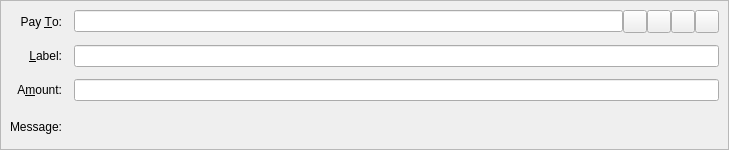
<?xml version="1.0" encoding="UTF-8"?>
<ui version="4.0">
 <class>SendCoinsEntry</class>
 <widget class="QStackedWidget" name="SendCoinsEntry">
  <property name="geometry">
   <rect>
    <x>0</x>
    <y>0</y>
    <width>729</width>
    <height>150</height>
   </rect>
  </property>
  <property name="focusPolicy">
   <enum>Qt::TabFocus</enum>
  </property>
  <property name="autoFillBackground">
   <bool>false</bool>
  </property>
  <widget class="QFrame" name="SendCoins">
   <property name="toolTip">
    <string>This is a normal payment.</string>
   </property>
   <property name="frameShape">
    <enum>QFrame::StyledPanel</enum>
   </property>
   <property name="frameShadow">
    <enum>QFrame::Sunken</enum>
   </property>
   <layout class="QGridLayout" name="gridLayout">
    <property name="spacing">
     <number>12</number>
    </property>
    <item row="0" column="0">
     <widget class="QLabel" name="payToLabel">
      <property name="text">
       <string>Pay &amp;To:</string>
      </property>
      <property name="alignment">
       <set>Qt::AlignRight|Qt::AlignTrailing|Qt::AlignVCenter</set>
      </property>
      <property name="buddy">
       <cstring>payTo</cstring>
      </property>
     </widget>
    </item>
    <item row="0" column="1">
     <layout class="QHBoxLayout" name="payToLayout">
      <property name="spacing">
       <number>0</number>
      </property>
      <item>
       <widget class="QValidatedLineEdit" name="payTo">
        <property name="toolTip">
         <string>The address to send the payment to (e.g. DJ7zB7c5BsB9UJLy1rKQtY7c6CQfGiaRLM)</string>
        </property>
       </widget>
      </item>
      <item>
      <widget class="QToolButton" name="donateButton">
       <property name="toolTip">
        <string>Donate to the dev fund</string>
       </property>
       <property name="text">
        <string/>
       </property>
       <property name="icon">
        <iconset resource="../bitcoin.qrc">
         <normaloff>:/icons/heart</normaloff>:/icons/heart</iconset>
       </property>
      </widget>
     </item>
     <item>
       <widget class="QToolButton" name="addressBookButton">
        <property name="toolTip">
         <string>Choose previously used address</string>
        </property>
        <property name="text">
         <string/>
        </property>
        <property name="icon">
         <iconset resource="../bitcoin.qrc">
          <normaloff>:/icons/address-book</normaloff>:/icons/address-book</iconset>
        </property>
        <property name="shortcut">
         <string>Alt+A</string>
        </property>
       </widget>
      </item>
      <item>
       <widget class="QToolButton" name="pasteButton">
        <property name="toolTip">
         <string>Paste address from clipboard</string>
        </property>
        <property name="text">
         <string/>
        </property>
        <property name="icon">
         <iconset resource="../bitcoin.qrc">
          <normaloff>:/icons/editpaste</normaloff>:/icons/editpaste</iconset>
        </property>
        <property name="shortcut">
         <string>Alt+P</string>
        </property>
       </widget>
      </item>
      <item>
       <widget class="QToolButton" name="deleteButton">
        <property name="toolTip">
         <string>Remove this entry</string>
        </property>
        <property name="text">
         <string/>
        </property>
        <property name="icon">
         <iconset resource="../bitcoin.qrc">
          <normaloff>:/icons/remove</normaloff>:/icons/remove</iconset>
        </property>
       </widget>
      </item>
     </layout>
    </item>
    <item row="1" column="0">
     <widget class="QLabel" name="labellLabel">
      <property name="text">
       <string>&amp;Label:</string>
      </property>
      <property name="alignment">
       <set>Qt::AlignRight|Qt::AlignTrailing|Qt::AlignVCenter</set>
      </property>
      <property name="buddy">
       <cstring>addAsLabel</cstring>
      </property>
     </widget>
    </item>
    <item row="1" column="1">
     <widget class="QLineEdit" name="addAsLabel">
      <property name="toolTip">
       <string>Enter a label for this address to add it to the list of used addresses</string>
      </property>
     </widget>
    </item>
    <item row="2" column="0">
     <widget class="QLabel" name="amountLabel">
      <property name="text">
       <string>A&amp;mount:</string>
      </property>
      <property name="alignment">
       <set>Qt::AlignRight|Qt::AlignTrailing|Qt::AlignVCenter</set>
      </property>
      <property name="buddy">
       <cstring>payAmount</cstring>
      </property>
     </widget>
    </item>
    <item row="2" column="1">
     <widget class="BitcoinAmountField" name="payAmount"/>
    </item>
    <item row="3" column="0">
     <widget class="QLabel" name="messageLabel">
      <property name="text">
       <string>Message:</string>
      </property>
      <property name="alignment">
       <set>Qt::AlignRight|Qt::AlignTrailing|Qt::AlignVCenter</set>
      </property>
     </widget>
    </item>
    <item row="3" column="1">
     <widget class="QLabel" name="messageTextLabel">
      <property name="toolTip">
       <string>A message that was attached to the dogecoin: URI which will be stored with the transaction for your reference. Note: This message will not be sent over the Dogecoin network.</string>
      </property>
      <property name="textFormat">
       <enum>Qt::PlainText</enum>
      </property>
     </widget>
    </item>
   </layout>
  </widget>
  <widget class="QFrame" name="SendCoins_InsecurePaymentRequest">
   <property name="palette">
    <palette>
     <active>
      <colorrole role="WindowText">
       <brush brushstyle="SolidPattern">
        <color alpha="255">
         <red>0</red>
         <green>0</green>
         <blue>0</blue>
        </color>
       </brush>
      </colorrole>
      <colorrole role="Button">
       <brush brushstyle="SolidPattern">
        <color alpha="255">
         <red>255</red>
         <green>255</green>
         <blue>127</blue>
        </color>
       </brush>
      </colorrole>
      <colorrole role="Light">
       <brush brushstyle="SolidPattern">
        <color alpha="255">
         <red>255</red>
         <green>255</green>
         <blue>255</blue>
        </color>
       </brush>
      </colorrole>
      <colorrole role="Midlight">
       <brush brushstyle="SolidPattern">
        <color alpha="255">
         <red>255</red>
         <green>255</green>
         <blue>191</blue>
        </color>
       </brush>
      </colorrole>
      <colorrole role="Dark">
       <brush brushstyle="SolidPattern">
        <color alpha="255">
         <red>127</red>
         <green>127</green>
         <blue>63</blue>
        </color>
       </brush>
      </colorrole>
      <colorrole role="Mid">
       <brush brushstyle="SolidPattern">
        <color alpha="255">
         <red>170</red>
         <green>170</green>
         <blue>84</blue>
        </color>
       </brush>
      </colorrole>
      <colorrole role="Text">
       <brush brushstyle="SolidPattern">
        <color alpha="255">
         <red>0</red>
         <green>0</green>
         <blue>0</blue>
        </color>
       </brush>
      </colorrole>
      <colorrole role="BrightText">
       <brush brushstyle="SolidPattern">
        <color alpha="255">
         <red>255</red>
         <green>255</green>
         <blue>255</blue>
        </color>
       </brush>
      </colorrole>
      <colorrole role="ButtonText">
       <brush brushstyle="SolidPattern">
        <color alpha="255">
         <red>0</red>
         <green>0</green>
         <blue>0</blue>
        </color>
       </brush>
      </colorrole>
      <colorrole role="Base">
       <brush brushstyle="SolidPattern">
        <color alpha="255">
         <red>255</red>
         <green>255</green>
         <blue>255</blue>
        </color>
       </brush>
      </colorrole>
      <colorrole role="Window">
       <brush brushstyle="SolidPattern">
        <color alpha="255">
         <red>255</red>
         <green>255</green>
         <blue>127</blue>
        </color>
       </brush>
      </colorrole>
      <colorrole role="Shadow">
       <brush brushstyle="SolidPattern">
        <color alpha="255">
         <red>0</red>
         <green>0</green>
         <blue>0</blue>
        </color>
       </brush>
      </colorrole>
      <colorrole role="AlternateBase">
       <brush brushstyle="SolidPattern">
        <color alpha="255">
         <red>255</red>
         <green>255</green>
         <blue>191</blue>
        </color>
       </brush>
      </colorrole>
      <colorrole role="ToolTipBase">
       <brush brushstyle="SolidPattern">
        <color alpha="255">
         <red>255</red>
         <green>255</green>
         <blue>220</blue>
        </color>
       </brush>
      </colorrole>
      <colorrole role="ToolTipText">
       <brush brushstyle="SolidPattern">
        <color alpha="255">
         <red>0</red>
         <green>0</green>
         <blue>0</blue>
        </color>
       </brush>
      </colorrole>
     </active>
     <inactive>
      <colorrole role="WindowText">
       <brush brushstyle="SolidPattern">
        <color alpha="255">
         <red>0</red>
         <green>0</green>
         <blue>0</blue>
        </color>
       </brush>
      </colorrole>
      <colorrole role="Button">
       <brush brushstyle="SolidPattern">
        <color alpha="255">
         <red>255</red>
         <green>255</green>
         <blue>127</blue>
        </color>
       </brush>
      </colorrole>
      <colorrole role="Light">
       <brush brushstyle="SolidPattern">
        <color alpha="255">
         <red>255</red>
         <green>255</green>
         <blue>255</blue>
        </color>
       </brush>
      </colorrole>
      <colorrole role="Midlight">
       <brush brushstyle="SolidPattern">
        <color alpha="255">
         <red>255</red>
         <green>255</green>
         <blue>191</blue>
        </color>
       </brush>
      </colorrole>
      <colorrole role="Dark">
       <brush brushstyle="SolidPattern">
        <color alpha="255">
         <red>127</red>
         <green>127</green>
         <blue>63</blue>
        </color>
       </brush>
      </colorrole>
      <colorrole role="Mid">
       <brush brushstyle="SolidPattern">
        <color alpha="255">
         <red>170</red>
         <green>170</green>
         <blue>84</blue>
        </color>
       </brush>
      </colorrole>
      <colorrole role="Text">
       <brush brushstyle="SolidPattern">
        <color alpha="255">
         <red>0</red>
         <green>0</green>
         <blue>0</blue>
        </color>
       </brush>
      </colorrole>
      <colorrole role="BrightText">
       <brush brushstyle="SolidPattern">
        <color alpha="255">
         <red>255</red>
         <green>255</green>
         <blue>255</blue>
        </color>
       </brush>
      </colorrole>
      <colorrole role="ButtonText">
       <brush brushstyle="SolidPattern">
        <color alpha="255">
         <red>0</red>
         <green>0</green>
         <blue>0</blue>
        </color>
       </brush>
      </colorrole>
      <colorrole role="Base">
       <brush brushstyle="SolidPattern">
        <color alpha="255">
         <red>255</red>
         <green>255</green>
         <blue>255</blue>
        </color>
       </brush>
      </colorrole>
      <colorrole role="Window">
       <brush brushstyle="SolidPattern">
        <color alpha="255">
         <red>255</red>
         <green>255</green>
         <blue>127</blue>
        </color>
       </brush>
      </colorrole>
      <colorrole role="Shadow">
       <brush brushstyle="SolidPattern">
        <color alpha="255">
         <red>0</red>
         <green>0</green>
         <blue>0</blue>
        </color>
       </brush>
      </colorrole>
      <colorrole role="AlternateBase">
       <brush brushstyle="SolidPattern">
        <color alpha="255">
         <red>255</red>
         <green>255</green>
         <blue>191</blue>
        </color>
       </brush>
      </colorrole>
      <colorrole role="ToolTipBase">
       <brush brushstyle="SolidPattern">
        <color alpha="255">
         <red>255</red>
         <green>255</green>
         <blue>220</blue>
        </color>
       </brush>
      </colorrole>
      <colorrole role="ToolTipText">
       <brush brushstyle="SolidPattern">
        <color alpha="255">
         <red>0</red>
         <green>0</green>
         <blue>0</blue>
        </color>
       </brush>
      </colorrole>
     </inactive>
     <disabled>
      <colorrole role="WindowText">
       <brush brushstyle="SolidPattern">
        <color alpha="255">
         <red>127</red>
         <green>127</green>
         <blue>63</blue>
        </color>
       </brush>
      </colorrole>
      <colorrole role="Button">
       <brush brushstyle="SolidPattern">
        <color alpha="255">
         <red>255</red>
         <green>255</green>
         <blue>127</blue>
        </color>
       </brush>
      </colorrole>
      <colorrole role="Light">
       <brush brushstyle="SolidPattern">
        <color alpha="255">
         <red>255</red>
         <green>255</green>
         <blue>255</blue>
        </color>
       </brush>
      </colorrole>
      <colorrole role="Midlight">
       <brush brushstyle="SolidPattern">
        <color alpha="255">
         <red>255</red>
         <green>255</green>
         <blue>191</blue>
        </color>
       </brush>
      </colorrole>
      <colorrole role="Dark">
       <brush brushstyle="SolidPattern">
        <color alpha="255">
         <red>127</red>
         <green>127</green>
         <blue>63</blue>
        </color>
       </brush>
      </colorrole>
      <colorrole role="Mid">
       <brush brushstyle="SolidPattern">
        <color alpha="255">
         <red>170</red>
         <green>170</green>
         <blue>84</blue>
        </color>
       </brush>
      </colorrole>
      <colorrole role="Text">
       <brush brushstyle="SolidPattern">
        <color alpha="255">
         <red>127</red>
         <green>127</green>
         <blue>63</blue>
        </color>
       </brush>
      </colorrole>
      <colorrole role="BrightText">
       <brush brushstyle="SolidPattern">
        <color alpha="255">
         <red>255</red>
         <green>255</green>
         <blue>255</blue>
        </color>
       </brush>
      </colorrole>
      <colorrole role="ButtonText">
       <brush brushstyle="SolidPattern">
        <color alpha="255">
         <red>127</red>
         <green>127</green>
         <blue>63</blue>
        </color>
       </brush>
      </colorrole>
      <colorrole role="Base">
       <brush brushstyle="SolidPattern">
        <color alpha="255">
         <red>255</red>
         <green>255</green>
         <blue>127</blue>
        </color>
       </brush>
      </colorrole>
      <colorrole role="Window">
       <brush brushstyle="SolidPattern">
        <color alpha="255">
         <red>255</red>
         <green>255</green>
         <blue>127</blue>
        </color>
       </brush>
      </colorrole>
      <colorrole role="Shadow">
       <brush brushstyle="SolidPattern">
        <color alpha="255">
         <red>0</red>
         <green>0</green>
         <blue>0</blue>
        </color>
       </brush>
      </colorrole>
      <colorrole role="AlternateBase">
       <brush brushstyle="SolidPattern">
        <color alpha="255">
         <red>255</red>
         <green>255</green>
         <blue>127</blue>
        </color>
       </brush>
      </colorrole>
      <colorrole role="ToolTipBase">
       <brush brushstyle="SolidPattern">
        <color alpha="255">
         <red>255</red>
         <green>255</green>
         <blue>220</blue>
        </color>
       </brush>
      </colorrole>
      <colorrole role="ToolTipText">
       <brush brushstyle="SolidPattern">
        <color alpha="255">
         <red>0</red>
         <green>0</green>
         <blue>0</blue>
        </color>
       </brush>
      </colorrole>
     </disabled>
    </palette>
   </property>
   <property name="toolTip">
    <string>This is an unverified payment request.</string>
   </property>
   <property name="autoFillBackground">
    <bool>true</bool>
   </property>
   <property name="frameShape">
    <enum>QFrame::StyledPanel</enum>
   </property>
   <property name="frameShadow">
    <enum>QFrame::Sunken</enum>
   </property>
   <layout class="QGridLayout" name="gridLayout_is">
    <property name="spacing">
     <number>12</number>
    </property>
    <item row="0" column="0">
     <widget class="QLabel" name="payToLabel_is">
      <property name="text">
       <string>Pay To:</string>
      </property>
      <property name="alignment">
       <set>Qt::AlignRight|Qt::AlignTrailing|Qt::AlignVCenter</set>
      </property>
     </widget>
    </item>
    <item row="0" column="1">
     <layout class="QHBoxLayout" name="payToLayout_is">
      <property name="spacing">
       <number>0</number>
      </property>
      <item>
       <widget class="QLabel" name="payTo_is"/>
      </item>
      <item>
       <widget class="QToolButton" name="deleteButton_is">
        <property name="toolTip">
         <string>Remove this entry</string>
        </property>
        <property name="text">
         <string/>
        </property>
        <property name="icon">
         <iconset resource="../bitcoin.qrc">
          <normaloff>:/icons/remove</normaloff>:/icons/remove</iconset>
        </property>
       </widget>
      </item>
     </layout>
    </item>
    <item row="1" column="0">
     <widget class="QLabel" name="memoLabel_is">
      <property name="text">
       <string>Memo:</string>
      </property>
      <property name="alignment">
       <set>Qt::AlignRight|Qt::AlignTrailing|Qt::AlignVCenter</set>
      </property>
     </widget>
    </item>
    <item row="1" column="1">
     <widget class="QLabel" name="memoTextLabel_is">
      <property name="textFormat">
       <enum>Qt::PlainText</enum>
      </property>
     </widget>
    </item>
    <item row="2" column="0">
     <widget class="QLabel" name="amountLabel_is">
      <property name="text">
       <string>A&amp;mount:</string>
      </property>
      <property name="alignment">
       <set>Qt::AlignRight|Qt::AlignTrailing|Qt::AlignVCenter</set>
      </property>
      <property name="buddy">
       <cstring>payAmount_is</cstring>
      </property>
     </widget>
    </item>
    <item row="2" column="1">
     <widget class="BitcoinAmountField" name="payAmount_is">
      <property name="acceptDrops">
       <bool>false</bool>
      </property>
     </widget>
    </item>
   </layout>
  </widget>
  <widget class="QFrame" name="SendCoins_SecurePaymentRequest">
   <property name="palette">
    <palette>
     <active>
      <colorrole role="WindowText">
       <brush brushstyle="SolidPattern">
        <color alpha="255">
         <red>0</red>
         <green>0</green>
         <blue>0</blue>
        </color>
       </brush>
      </colorrole>
      <colorrole role="Button">
       <brush brushstyle="SolidPattern">
        <color alpha="255">
         <red>140</red>
         <green>232</green>
         <blue>119</blue>
        </color>
       </brush>
      </colorrole>
      <colorrole role="Light">
       <brush brushstyle="SolidPattern">
        <color alpha="255">
         <red>230</red>
         <green>255</green>
         <blue>224</blue>
        </color>
       </brush>
      </colorrole>
      <colorrole role="Midlight">
       <brush brushstyle="SolidPattern">
        <color alpha="255">
         <red>185</red>
         <green>243</green>
         <blue>171</blue>
        </color>
       </brush>
      </colorrole>
      <colorrole role="Dark">
       <brush brushstyle="SolidPattern">
        <color alpha="255">
         <red>70</red>
         <green>116</green>
         <blue>59</blue>
        </color>
       </brush>
      </colorrole>
      <colorrole role="Mid">
       <brush brushstyle="SolidPattern">
        <color alpha="255">
         <red>93</red>
         <green>155</green>
         <blue>79</blue>
        </color>
       </brush>
      </colorrole>
      <colorrole role="Text">
       <brush brushstyle="SolidPattern">
        <color alpha="255">
         <red>0</red>
         <green>0</green>
         <blue>0</blue>
        </color>
       </brush>
      </colorrole>
      <colorrole role="BrightText">
       <brush brushstyle="SolidPattern">
        <color alpha="255">
         <red>155</red>
         <green>255</green>
         <blue>147</blue>
        </color>
       </brush>
      </colorrole>
      <colorrole role="ButtonText">
       <brush brushstyle="SolidPattern">
        <color alpha="255">
         <red>0</red>
         <green>0</green>
         <blue>0</blue>
        </color>
       </brush>
      </colorrole>
      <colorrole role="Base">
       <brush brushstyle="SolidPattern">
        <color alpha="255">
         <red>119</red>
         <green>255</green>
         <blue>233</blue>
        </color>
       </brush>
      </colorrole>
      <colorrole role="Window">
       <brush brushstyle="SolidPattern">
        <color alpha="255">
         <red>140</red>
         <green>232</green>
         <blue>119</blue>
        </color>
       </brush>
      </colorrole>
      <colorrole role="Shadow">
       <brush brushstyle="SolidPattern">
        <color alpha="255">
         <red>0</red>
         <green>0</green>
         <blue>0</blue>
        </color>
       </brush>
      </colorrole>
      <colorrole role="AlternateBase">
       <brush brushstyle="SolidPattern">
        <color alpha="255">
         <red>197</red>
         <green>243</green>
         <blue>187</blue>
        </color>
       </brush>
      </colorrole>
      <colorrole role="NoRole">
       <brush brushstyle="SolidPattern">
        <color alpha="255">
         <red>125</red>
         <green>194</green>
         <blue>122</blue>
        </color>
       </brush>
      </colorrole>
      <colorrole role="ToolTipBase">
       <brush brushstyle="SolidPattern">
        <color alpha="255">
         <red>255</red>
         <green>255</green>
         <blue>220</blue>
        </color>
       </brush>
      </colorrole>
      <colorrole role="ToolTipText">
       <brush brushstyle="SolidPattern">
        <color alpha="255">
         <red>0</red>
         <green>0</green>
         <blue>0</blue>
        </color>
       </brush>
      </colorrole>
     </active>
     <inactive>
      <colorrole role="WindowText">
       <brush brushstyle="SolidPattern">
        <color alpha="255">
         <red>0</red>
         <green>0</green>
         <blue>0</blue>
        </color>
       </brush>
      </colorrole>
      <colorrole role="Button">
       <brush brushstyle="SolidPattern">
        <color alpha="255">
         <red>140</red>
         <green>232</green>
         <blue>119</blue>
        </color>
       </brush>
      </colorrole>
      <colorrole role="Light">
       <brush brushstyle="SolidPattern">
        <color alpha="255">
         <red>230</red>
         <green>255</green>
         <blue>224</blue>
        </color>
       </brush>
      </colorrole>
      <colorrole role="Midlight">
       <brush brushstyle="SolidPattern">
        <color alpha="255">
         <red>185</red>
         <green>243</green>
         <blue>171</blue>
        </color>
       </brush>
      </colorrole>
      <colorrole role="Dark">
       <brush brushstyle="SolidPattern">
        <color alpha="255">
         <red>70</red>
         <green>116</green>
         <blue>59</blue>
        </color>
       </brush>
      </colorrole>
      <colorrole role="Mid">
       <brush brushstyle="SolidPattern">
        <color alpha="255">
         <red>93</red>
         <green>155</green>
         <blue>79</blue>
        </color>
       </brush>
      </colorrole>
      <colorrole role="Text">
       <brush brushstyle="SolidPattern">
        <color alpha="255">
         <red>0</red>
         <green>0</green>
         <blue>0</blue>
        </color>
       </brush>
      </colorrole>
      <colorrole role="BrightText">
       <brush brushstyle="SolidPattern">
        <color alpha="255">
         <red>155</red>
         <green>255</green>
         <blue>147</blue>
        </color>
       </brush>
      </colorrole>
      <colorrole role="ButtonText">
       <brush brushstyle="SolidPattern">
        <color alpha="255">
         <red>0</red>
         <green>0</green>
         <blue>0</blue>
        </color>
       </brush>
      </colorrole>
      <colorrole role="Base">
       <brush brushstyle="SolidPattern">
        <color alpha="255">
         <red>119</red>
         <green>255</green>
         <blue>233</blue>
        </color>
       </brush>
      </colorrole>
      <colorrole role="Window">
       <brush brushstyle="SolidPattern">
        <color alpha="255">
         <red>140</red>
         <green>232</green>
         <blue>119</blue>
        </color>
       </brush>
      </colorrole>
      <colorrole role="Shadow">
       <brush brushstyle="SolidPattern">
        <color alpha="255">
         <red>0</red>
         <green>0</green>
         <blue>0</blue>
        </color>
       </brush>
      </colorrole>
      <colorrole role="AlternateBase">
       <brush brushstyle="SolidPattern">
        <color alpha="255">
         <red>197</red>
         <green>243</green>
         <blue>187</blue>
        </color>
       </brush>
      </colorrole>
      <colorrole role="NoRole">
       <brush brushstyle="SolidPattern">
        <color alpha="255">
         <red>125</red>
         <green>194</green>
         <blue>122</blue>
        </color>
       </brush>
      </colorrole>
      <colorrole role="ToolTipBase">
       <brush brushstyle="SolidPattern">
        <color alpha="255">
         <red>255</red>
         <green>255</green>
         <blue>220</blue>
        </color>
       </brush>
      </colorrole>
      <colorrole role="ToolTipText">
       <brush brushstyle="SolidPattern">
        <color alpha="255">
         <red>0</red>
         <green>0</green>
         <blue>0</blue>
        </color>
       </brush>
      </colorrole>
     </inactive>
     <disabled>
      <colorrole role="WindowText">
       <brush brushstyle="SolidPattern">
        <color alpha="255">
         <red>70</red>
         <green>116</green>
         <blue>59</blue>
        </color>
       </brush>
      </colorrole>
      <colorrole role="Button">
       <brush brushstyle="SolidPattern">
        <color alpha="255">
         <red>140</red>
         <green>232</green>
         <blue>119</blue>
        </color>
       </brush>
      </colorrole>
      <colorrole role="Light">
       <brush brushstyle="SolidPattern">
        <color alpha="255">
         <red>230</red>
         <green>255</green>
         <blue>224</blue>
        </color>
       </brush>
      </colorrole>
      <colorrole role="Midlight">
       <brush brushstyle="SolidPattern">
        <color alpha="255">
         <red>185</red>
         <green>243</green>
         <blue>171</blue>
        </color>
       </brush>
      </colorrole>
      <colorrole role="Dark">
       <brush brushstyle="SolidPattern">
        <color alpha="255">
         <red>70</red>
         <green>116</green>
         <blue>59</blue>
        </color>
       </brush>
      </colorrole>
      <colorrole role="Mid">
       <brush brushstyle="SolidPattern">
        <color alpha="255">
         <red>93</red>
         <green>155</green>
         <blue>79</blue>
        </color>
       </brush>
      </colorrole>
      <colorrole role="Text">
       <brush brushstyle="SolidPattern">
        <color alpha="255">
         <red>70</red>
         <green>116</green>
         <blue>59</blue>
        </color>
       </brush>
      </colorrole>
      <colorrole role="BrightText">
       <brush brushstyle="SolidPattern">
        <color alpha="255">
         <red>155</red>
         <green>255</green>
         <blue>147</blue>
        </color>
       </brush>
      </colorrole>
      <colorrole role="ButtonText">
       <brush brushstyle="SolidPattern">
        <color alpha="255">
         <red>70</red>
         <green>116</green>
         <blue>59</blue>
        </color>
       </brush>
      </colorrole>
      <colorrole role="Base">
       <brush brushstyle="SolidPattern">
        <color alpha="255">
         <red>140</red>
         <green>232</green>
         <blue>119</blue>
        </color>
       </brush>
      </colorrole>
      <colorrole role="Window">
       <brush brushstyle="SolidPattern">
        <color alpha="255">
         <red>140</red>
         <green>232</green>
         <blue>119</blue>
        </color>
       </brush>
      </colorrole>
      <colorrole role="Shadow">
       <brush brushstyle="SolidPattern">
        <color alpha="255">
         <red>0</red>
         <green>0</green>
         <blue>0</blue>
        </color>
       </brush>
      </colorrole>
      <colorrole role="AlternateBase">
       <brush brushstyle="SolidPattern">
        <color alpha="255">
         <red>140</red>
         <green>232</green>
         <blue>119</blue>
        </color>
       </brush>
      </colorrole>
      <colorrole role="NoRole">
       <brush brushstyle="SolidPattern">
        <color alpha="255">
         <red>125</red>
         <green>194</green>
         <blue>122</blue>
        </color>
       </brush>
      </colorrole>
      <colorrole role="ToolTipBase">
       <brush brushstyle="SolidPattern">
        <color alpha="255">
         <red>255</red>
         <green>255</green>
         <blue>220</blue>
        </color>
       </brush>
      </colorrole>
      <colorrole role="ToolTipText">
       <brush brushstyle="SolidPattern">
        <color alpha="255">
         <red>0</red>
         <green>0</green>
         <blue>0</blue>
        </color>
       </brush>
      </colorrole>
     </disabled>
    </palette>
   </property>
   <property name="toolTip">
    <string>This is a verified payment request.</string>
   </property>
   <property name="autoFillBackground">
    <bool>true</bool>
   </property>
   <property name="frameShape">
    <enum>QFrame::StyledPanel</enum>
   </property>
   <property name="frameShadow">
    <enum>QFrame::Sunken</enum>
   </property>
   <layout class="QGridLayout" name="gridLayout_s">
    <property name="spacing">
     <number>12</number>
    </property>
    <item row="0" column="0">
     <widget class="QLabel" name="payToLabel_s">
      <property name="text">
       <string>Pay To:</string>
      </property>
      <property name="alignment">
       <set>Qt::AlignRight|Qt::AlignTrailing|Qt::AlignVCenter</set>
      </property>
     </widget>
    </item>
    <item row="0" column="1">
     <layout class="QHBoxLayout" name="payToLayout_s">
      <property name="spacing">
       <number>0</number>
      </property>
      <item>
       <widget class="QLabel" name="payTo_s">
        <property name="textFormat">
         <enum>Qt::PlainText</enum>
        </property>
       </widget>
      </item>
      <item>
       <widget class="QToolButton" name="deleteButton_s">
        <property name="toolTip">
         <string>Remove this entry</string>
        </property>
        <property name="text">
         <string/>
        </property>
        <property name="icon">
         <iconset resource="../bitcoin.qrc">
          <normaloff>:/icons/remove</normaloff>:/icons/remove</iconset>
        </property>
       </widget>
      </item>
     </layout>
    </item>
    <item row="1" column="0">
     <widget class="QLabel" name="memoLabel_s">
      <property name="text">
       <string>Memo:</string>
      </property>
      <property name="alignment">
       <set>Qt::AlignRight|Qt::AlignTrailing|Qt::AlignVCenter</set>
      </property>
     </widget>
    </item>
    <item row="1" column="1">
     <widget class="QLabel" name="memoTextLabel_s">
      <property name="textFormat">
       <enum>Qt::PlainText</enum>
      </property>
     </widget>
    </item>
    <item row="2" column="0">
     <widget class="QLabel" name="amountLabel_s">
      <property name="text">
       <string>A&amp;mount:</string>
      </property>
      <property name="alignment">
       <set>Qt::AlignRight|Qt::AlignTrailing|Qt::AlignVCenter</set>
      </property>
      <property name="buddy">
       <cstring>payAmount_s</cstring>
      </property>
     </widget>
    </item>
    <item row="2" column="1">
     <widget class="BitcoinAmountField" name="payAmount_s">
      <property name="acceptDrops">
       <bool>false</bool>
      </property>
     </widget>
    </item>
   </layout>
  </widget>
 </widget>
 <customwidgets>
  <customwidget>
   <class>QValidatedLineEdit</class>
   <extends>QLineEdit</extends>
   <header>qvalidatedlineedit.h</header>
  </customwidget>
  <customwidget>
   <class>BitcoinAmountField</class>
   <extends>QLineEdit</extends>
   <header>bitcoinamountfield.h</header>
  </customwidget>
 </customwidgets>
 <tabstops>
  <tabstop>payTo</tabstop>
  <tabstop>addressBookButton</tabstop>
  <tabstop>pasteButton</tabstop>
  <tabstop>deleteButton</tabstop>
  <tabstop>addAsLabel</tabstop>
  <tabstop>payAmount</tabstop>
  <tabstop>payAmount_is</tabstop>
  <tabstop>deleteButton_is</tabstop>
  <tabstop>payAmount_s</tabstop>
  <tabstop>deleteButton_s</tabstop>
 </tabstops>
 <resources>
  <include location="../bitcoin.qrc"/>
 </resources>
 <connections/>
</ui>
